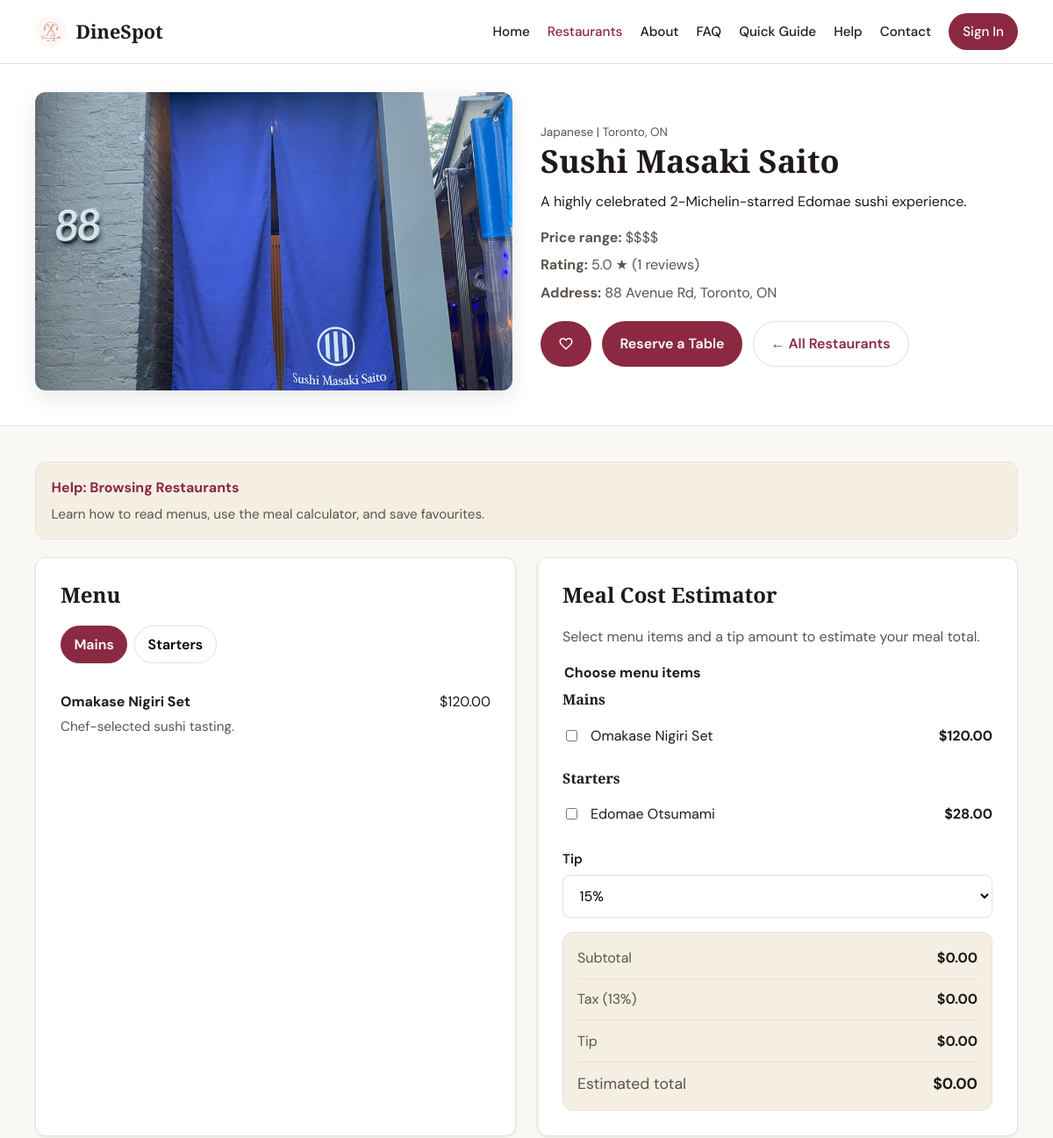
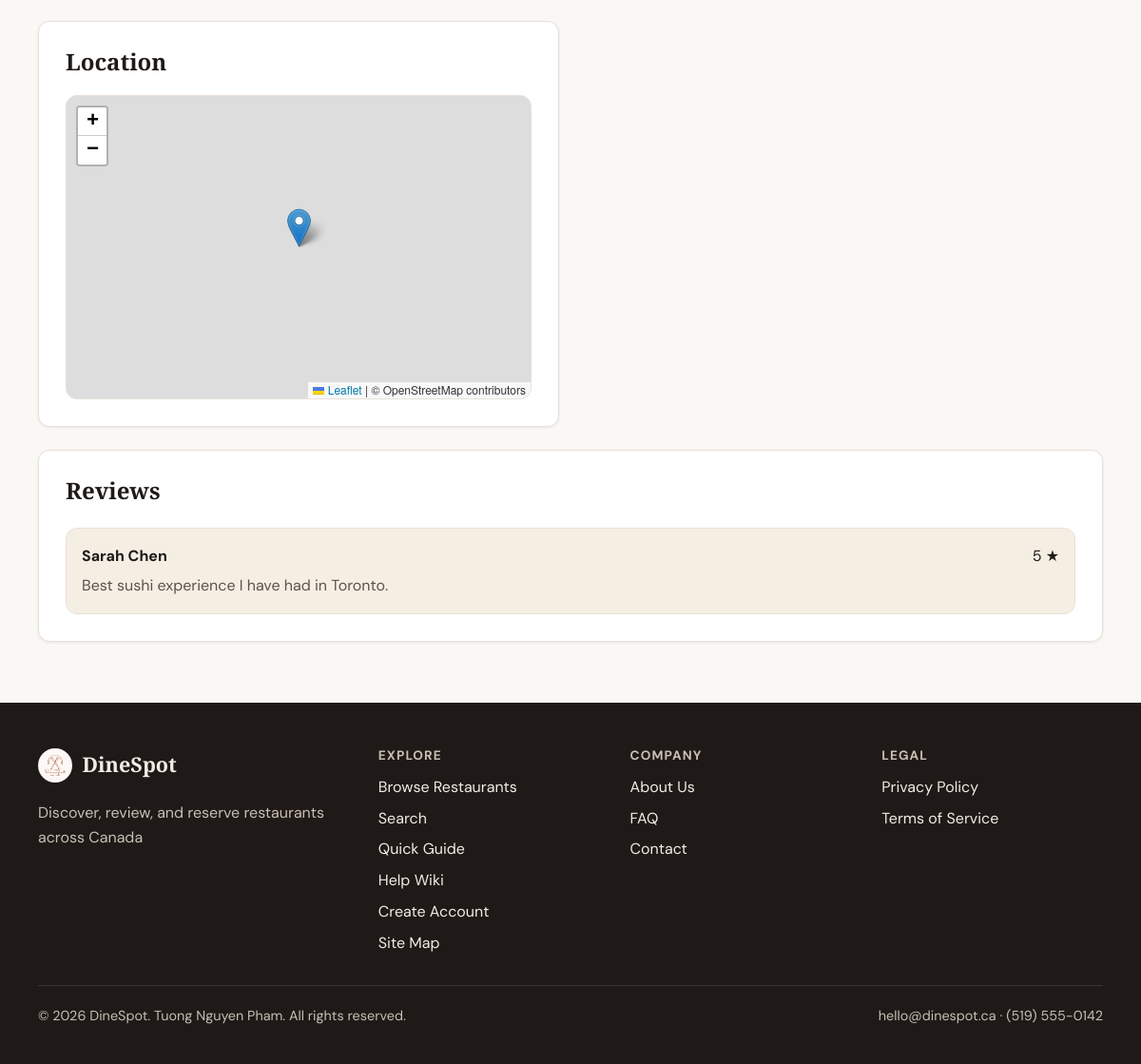
Screenshot of /restaurants/view.php?id=2 with the database file from the repository (2 pictures, top to bottom).
### tables this page shows
CREATE TABLE restaurants (
    id INT AUTO_INCREMENT PRIMARY KEY,
    name VARCHAR(150) NOT NULL,
    cuisine VARCHAR(80) NOT NULL,
    city VARCHAR(80) NOT NULL,
    province VARCHAR(10) NOT NULL,
    description TEXT NOT NULL,
    address VARCHAR(255) NULL,
    image_path VARCHAR(255) NULL,
    latitude DECIMAL(10, 7) NULL,
    longitude DECIMAL(10, 7) NULL,
    price_range TINYINT NOT NULL DEFAULT 2,
    is_active TINYINT(1) NOT NULL DEFAULT 1,
    created_at TIMESTAMP NOT NULL DEFAULT CURRENT_TIMESTAMP,
    CONSTRAINT chk_restaurants_price_range CHECK (price_range BETWEEN 1 AND 4)
);

CREATE TABLE menu_items (
    id INT AUTO_INCREMENT PRIMARY KEY,
    restaurant_id INT NOT NULL,
    category VARCHAR(80) NOT NULL,
    name VARCHAR(120) NOT NULL,
    description TEXT NULL,
    price DECIMAL(8, 2) NOT NULL,
    CONSTRAINT fk_menu_restaurant FOREIGN KEY (restaurant_id) REFERENCES restaurants(id) ON DELETE CASCADE
);

CREATE TABLE reviews (
    id INT AUTO_INCREMENT PRIMARY KEY,
    restaurant_id INT NOT NULL,
    user_id INT NOT NULL,
    rating TINYINT NOT NULL,
    comment TEXT NOT NULL,
    created_at TIMESTAMP NOT NULL DEFAULT CURRENT_TIMESTAMP,
    CONSTRAINT fk_reviews_restaurant FOREIGN KEY (restaurant_id) REFERENCES restaurants(id) ON DELETE CASCADE,
    CONSTRAINT fk_reviews_user FOREIGN KEY (user_id) REFERENCES users(id) ON DELETE CASCADE,
    CONSTRAINT chk_reviews_rating CHECK (rating BETWEEN 1 AND 5),
    CONSTRAINT uq_review_user_restaurant UNIQUE (restaurant_id, user_id)
);

CREATE TABLE users (
    id INT AUTO_INCREMENT PRIMARY KEY,
    email VARCHAR(255) NOT NULL UNIQUE,
    password_hash VARCHAR(255) NOT NULL,
    full_name VARCHAR(120) NOT NULL,
    role ENUM('client', 'admin') NOT NULL DEFAULT 'client',
    status ENUM('active', 'suspended') NOT NULL DEFAULT 'active',
    phone VARCHAR(30) NULL,
    created_at TIMESTAMP NOT NULL DEFAULT CURRENT_TIMESTAMP
);

### restaurants/view.php (the view, shortened to what the rows shown need)
<?php
$assetPrefix = '../';
require_once __DIR__ . '/../includes/functions.php';
require_once __DIR__ . '/../includes/auth.php';
require_once __DIR__ . '/../includes/db.php';
$id = (int) ($_GET['id'] ?? 0);
$restaurant = null;
$menuGrouped = [];
$reviews = [];
$dbError = null;
try {
    $restaurant = get_restaurant_by_id($id);
    if ($restaurant) {
        $menuGrouped = get_menu_items_grouped($id);
        $reviews = get_reviews_for_restaurant($id);
    }
} catch (Throwable $e) {
    $dbError = 'Unable to load restaurant details.';
}
$mapLat = $restaurant['latitude'] ?? null;
$mapLng = $restaurant['longitude'] ?? null;
if ($restaurant && $mapLat && $mapLng) {
    $extraHead = '
    <link rel="stylesheet" href="https://unpkg.com/leaflet@1.9.4/dist/leaflet.css">';
}
$favouriteIcon = $assetPrefix . 'assets/images/svg/favorite_24dp_E3E3E3_FILL0_wght400_GRAD0_opsz24.svg';
$restaurantViewUrl = $assetPrefix . 'restaurants/view.php?id=' . $id;
$loginForFavAndResUrl = client_path('login.php') . '?redirect=' . urlencode($restaurantViewUrl);
$isFavourited = false;
$isReserved = false;
$activeReservation = null;
$favouriteHref = $loginForFavAndResUrl;
$reservationHref = $loginForFavAndResUrl;
require_once __DIR__ . '/../includes/header.php';
?>
<?php if ($dbError): ?>
    <section class="page-content">
        <div class="container">
            <div class="alert alert-error" role="alert"><?= e($dbError) ?></div>
            <a href="index.php">&larr; Back to restaurants</a>
        </div>
    </section>
<?php else: ?>
    <section class="restaurant-hero">
        <div class="container restaurant-hero-grid">
            <div class="restaurant-hero-image">
                <img src="<?= e(restaurant_image_url($restaurant, $assetPrefix)) ?>" alt="<?= e($restaurant['name']) ?>">
            </div>
            <div class="restaurant-hero-info">
                <p class="restaurant-card-meta">
                    <span><?= e($restaurant['cuisine']) ?> | <?= e($restaurant['city']) ?>, <?= e($restaurant['province']) ?></span>
                </p>
                <h1><?= e($restaurant['name']) ?></h1>
                <p><?= e($restaurant['description']) ?></p>
                <div class="restaurant-hero-details">
                    <p><strong>Price range:</strong> <?= e(price_range_label((int) $restaurant['price_range'])) ?></p>
                    <?php if ((int) $restaurant['review_count'] > 0): ?>
                        <p><strong>Rating:</strong> <?= e(format_rating((float) $restaurant['avg_rating'])) ?> ★ (<?= (int) $restaurant['review_count'] ?> reviews)</p>
                    <?php endif; ?>
                    <?php if (!empty($restaurant['address'])): ?>
                        <p><strong>Address:</strong> <?= e($restaurant['address']) ?></p>
                    <?php endif; ?>
                </div>
                <div class="hero-actions">
                    <?php if (should_use_client_path()): ?>
                    <a
                        class="btn btn-primary btn-favourite<?= $isFavourited ? ' is-favourited' : '' ?>"
                        href="<?= e($favouriteHref) ?>"
                    >
                        <img
                            class="btn-icon-favourite"
                            src="<?= e($favouriteIcon) ?>"
                            alt=""
                            aria-hidden="true"
                        >
                    </a>
                    <?php endif; ?>
                    <?php if (is_client() && $isReserved && $activeReservation): ?>
                        <button
                            type="button"
                            class="btn btn-primary btn-reservation is-reserved"
                            data-cancel-reservation
                            data-reservation-id="<?= (int) $activeReservation['id'] ?>"
                            data-restaurant-name="<?= e($restaurant['name']) ?>"
                            data-reservation-date="<?= e(date('F j, Y', strtotime($activeReservation['reservation_date']))) ?>"
                            data-reservation-time="<?= e(date('g:i A', strtotime($activeReservation['reservation_time']))) ?>"
                            data-party-size="<?= (int) $activeReservation['party_size'] ?>"
                            data-redirect="<?= e($restaurantViewUrl) ?>"
                            data-form-action="<?= e(client_path('cancel_reservation.php')) ?>"
                        >
                            Reserved
                        </button>
                    <?php elseif (should_use_client_path()): ?>
                        <a
                            class="btn btn-primary btn-reservation"
                            href="<?= e($reservationHref) ?>"
                        >
                            Reserve a Table
                        </a>
                    <?php endif; ?>
                    <a class="btn btn-secondary" href="index.php">&larr; All Restaurants</a>
                </div>
            </div>
        </div>
    </section>
    <section class="page-content">
        <div class="container">
            <?php
            require __DIR__ . '/../includes/partials/context-help.php';
            ?>
        </div>
        <div class="container content-grid two-col">
            <div class="content-card">
                <h2>Menu</h2>
                <?php if ($menuGrouped === []): ?>
                    <p>Menu information is not available yet.</p>
                <?php else: ?>
                    <div class="menu-tabs" role="tablist" aria-label="Restaurant menu categories">
                        <?php $first = true; foreach (array_keys($menuGrouped) as $category): ?>
                            <button
                                class="menu-tab<?= $first ? ' is-active' : '' ?>"
                                type="button"
                                role="tab"
                                aria-selected="<?= $first ? 'true' : 'false' ?>"
                                aria-controls="menu-panel-<?= e(preg_replace('/[^a-z0-9]+/i', '-', strtolower($category))) ?>"
                                data-menu-tab
                            ><?= e($category) ?></button>
                        <?php $first = false; endforeach; ?>
                    </div>
                    <?php $first = true; foreach ($menuGrouped as $category => $items): ?>
                        <?php $panelId = 'menu-panel-' . preg_replace('/[^a-z0-9]+/i', '-', strtolower($category)); ?>
                        <div
                            class="menu-panel<?= $first ? ' is-active' : '' ?>"
                            id="<?= e($panelId) ?>"
                            role="tabpanel"
                            data-menu-panel
                        >
                            <ul class="menu-list">
                                <?php foreach ($items as $item): ?>
                                    <li class="menu-item">
                                        <div class="menu-item-header">
                                            <strong><?= e($item['name']) ?></strong>
                                            <span>$<?= e(number_format((float) $item['price'], 2)) ?></span>
                                        </div>
                                        <?php if (!empty($item['description'])): ?>
                                            <p><?= e($item['description']) ?></p>
                                        <?php endif; ?>
                                    </li>
                                <?php endforeach; ?>
                            </ul>
                        </div>
                    <?php $first = false; endforeach; ?>
                <?php endif; ?>
            </div>
            <?php if ($menuGrouped !== []): ?>
                <div class="content-card">
                    <h2>Meal Cost Estimator</h2>
                    <p class="form-help">Select menu items and a tip amount to estimate your meal total.</p>
                    <form class="meal-calculator">
                        <fieldset class="meal-calculator-items">
                            <legend>Choose menu items</legend>
                            <?php foreach ($menuGrouped as $category => $items): ?>
                                <div class="meal-calculator-category">
                                    <h3><?= e($category) ?></h3>
                                    <?php foreach ($items as $item): ?>
                                        <?php $itemId = 'meal-item-' . preg_replace('/[^a-z0-9]+/i', '-', strtolower($category . '-' . $item['name'])); ?>
                                        <label class="meal-calculator-option" for="<?= e($itemId) ?>">
                                            <input
                                                type="checkbox"
                                                id="<?= e($itemId) ?>"
                                                data-meal-item
                                                value="<?= e($item['price']) ?>"
                                            >
                                            <span><?= e($item['name']) ?></span>
                                            <strong>$<?= e(number_format((float) $item['price'], 2)) ?></strong>
                                        </label>
                                    <?php endforeach; ?>
                                </div>
                            <?php endforeach; ?>
                        </fieldset>
                        <div class="form-group">
                            <label for="tip_percent">Tip</label>
                            <select id="tip_percent" data-tip-percent>
                                <option value="15" selected>15%</option>
                            </select>
                        </div>
                        <dl class="quote-summary meal-summary" aria-live="polite">
                            <div>
                                <dt>Subtotal</dt>
                                <dd data-meal-subtotal>$0.00</dd>
                            </div>
                            <div>
                                <dt>Tax (13%)</dt>
                                <dd data-meal-tax>$0.00</dd>
                            </div>
                            <div>
                                <dt>Tip</dt>
                                <dd data-meal-tip>$0.00</dd>
                            </div>
                            <div class="quote-summary-total">
                                <dt>Estimated total</dt>
                                <dd data-meal-total>$0.00</dd>
                            </div>
                        </dl>
                    </form>
                </div>
            <?php endif; ?>
            <div class="content-card">
                <h2>Location</h2>
                <?php if ($mapLat && $mapLng): ?>
                    <div
                        id="restaurant-map"
                        class="restaurant-map"
                        data-lat="<?= e((string) $mapLat) ?>"
                        data-lng="<?= e((string) $mapLng) ?>"
                        data-name="<?= e($restaurant['name']) ?>"
                    ></div>
                <?php else: ?>
                    <p>Map coordinates are not available for this location.</p>
                <?php endif; ?>
            </div>
        </div>
        <div class="container">
            <div class="content-card" style="margin-top: 1.5rem;">
                <div class="profile-header">
                    <h2>Reviews</h2>
                </div>
                <?php if ($reviews === [] && !is_logged_in()): ?>
                    <p>No reviews yet. <a href="<?= e(client_path('login.php?redirect=' . urlencode($restaurantViewUrl))) ?>">Sign in</a> to be the first to review.</p>
                <?php elseif ($reviews === []): ?>
                    <p>No reviews yet. Be the first to share your experience.</p>
                <?php else: ?>
                    <ul class="review-list">
                        <?php foreach ($reviews as $review): ?>
                            <li class="review-item">
                                <div class="review-item-header">
                                    <strong><?= e($review['full_name']) ?></strong>
                                    <span><?= (int) $review['rating'] ?> ★</span>
                                </div>
                                <p><?= e($review['comment']) ?></p>
                            </li>
                        <?php endforeach; ?>
                    </ul>
                <?php endif; ?>
            </div>
        </div>
    </section>
<?php endif; ?>
<?php require_once __DIR__ . '/../includes/footer.php'; ?>

### rows the page displays
restaurants: image_path (picture), cuisine "Japanese", city "Toronto", province "ON", name "Sushi Masaki Saito", description "A highly celebrated 2-Michelin-starred Edomae sushi experience.", price_range "$$$$", address "88 Avenue Rd, Toronto, ON"
menu_items: name "Omakase Nigiri Set", price "120.00", description "Chef-selected sushi tasting."
menu_items: name "Edomae Otsumami", price "28.00"
reviews: user.full_name "Sarah Chen", rating "5", comment "Best sushi experience I have had in Toronto."

### other values shown
SITE_NAME "DineSpot"
format_rating((float) $restaurant['avg_rating']) "5.0"
$restaurant['review_count'] "1"
$helpLabel "Browsing Restaurants"
$helpIntro "Learn how to read menus, use the meal calculator, and save favourites."
$category "Mains"
$category "Starters"
SITE_TAGLINE "Discover, review, and reserve restaurants across Canada"
SITE_EMAIL "hello@dinespot.ca"
SITE_PHONE "(519) 555-0142"
